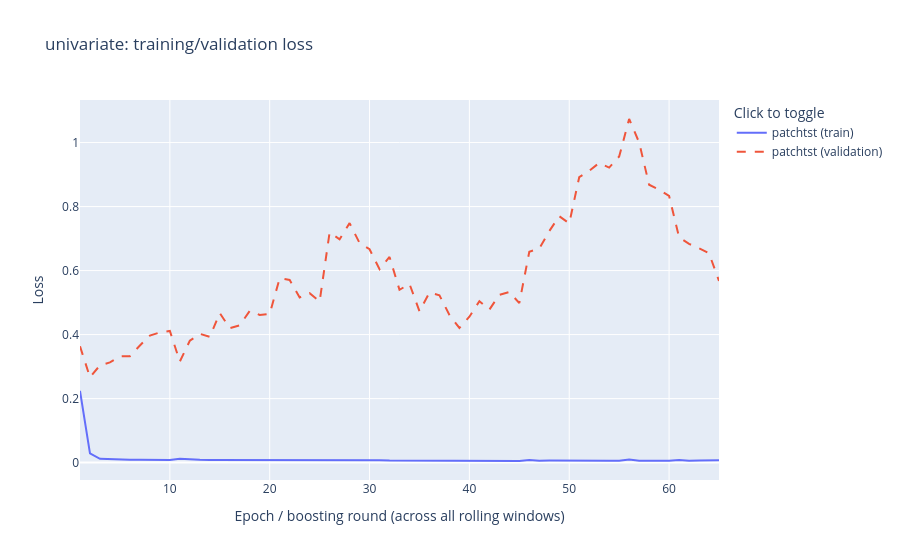

The notebook cell this image was saved under:
### Markdown cell above
**Trainings-/Validierungsverlust (Experiment 1):** nur für Modelle mit einem echten iterativen Verlust verfügbar -- PatchTST (Verlust je Epoche, über die gesamte rollierende Auswertung hinweg aneinandergereiht: Erstanpassung + jedes Warm-Start-Update). SARIMA (Maximum-Likelihood-Schätzung), Chronos (Zero-Shot) und die Baselines haben keinen vergleichbaren Verlaufswert und erscheinen hier nicht.

### Code cell
univariate_loss_fig = compare_loss_curves(univariate_results, 'univariate')
if univariate_loss_fig is not None:
    display(univariate_loss_fig)
    save_interactive_figure(univariate_loss_fig, FIGURES / f'univariate_loss_curves_{data_hash[:12]}.html')
else: print('Kein Modell in Experiment 1 mit verfuegbarer Verlustkurve.')

### Figure 1 — Plotly figure (JSON) as saved in the notebook; plotly's stock layout.template omitted (floating-point values rounded to 4 significant figures)
{"data": [{"legendgroup": "patchtst", "mode": "lines", "name": "patchtst (train)", "type": "scatter", "x": [1, 2, 3, 4, 5, 6, 7, 8, 9, 10, 11, 12, 13, 14, 15, 16, 17, 18, 19, 20, 21, 22, 23, 24, 25, 26, 27, 28, 29, 30, 31, 32, 33, 34, 35, 36, 37, 38, 39, 40, 41, 42, 43, 44, 45, 46, 47, 48, 49, 50, 51, 52, 53, 54, 55, 56, 57, 58, 59, 60, 61, 62, 63, 64, 65], "y": [0.2242, 0.02885, 0.01173, 0.01018, 0.009568, 0.009163, 0.009108, 0.008315, 0.008218, 0.008174, 0.0123, 0.009665, 0.00867, 0.00825, 0.008291, 0.008155, 0.007506, 0.007482, 0.007212, 0.007023, 0.007523, 0.006888, 0.007014, 0.006774, 0.006366, 0.008392, 0.007024, 0.00687, 0.006762, 0.006564, 0.007539, 0.006221, 0.006039, 0.006077, 0.005651, 0.007195, 0.005469, 0.005388, 0.005288, 0.005297, 0.006506, 0.00546, 0.005285, 0.005747, 0.005015, 0.008159, 0.005848, 0.00624, 0.005729, 0.005201, 0.006444, 0.005658, 0.005813, 0.005519, 0.005789, 0.009603, 0.006037, 0.006106, 0.00653, 0.0059, 0.008522, 0.005704, 0.006269, 0.006, 0.007483]}, {"legendgroup": "patchtst", "line": {"dash": "dash"}, "mode": "lines", "name": "patchtst (validation)", "type": "scatter", "x": [1, 2, 3, 4, 5, 6, 7, 8, 9, 10, 11, 12, 13, 14, 15, 16, 17, 18, 19, 20, 21, 22, 23, 24, 25, 26, 27, 28, 29, 30, 31, 32, 33, 34, 35, 36, 37, 38, 39, 40, 41, 42, 43, 44, 45, 46, 47, 48, 49, 50, 51, 52, 53, 54, 55, 56, 57, 58, 59, 60, 61, 62, 63, 64, 65], "y": [0.3635, 0.2666, 0.3039, 0.313, 0.3319, 0.3326, 0.366, 0.397, 0.4067, 0.4115, 0.3158, 0.3806, 0.4024, 0.3928, 0.4674, 0.4202, 0.4288, 0.4742, 0.4614, 0.4647, 0.5761, 0.5709, 0.5162, 0.5296, 0.5035, 0.7191, 0.6979, 0.7482, 0.6861, 0.6668, 0.6045, 0.6426, 0.5398, 0.5584, 0.473, 0.5314, 0.5229, 0.4613, 0.4207, 0.4559, 0.5041, 0.4779, 0.5244, 0.5331, 0.4985, 0.6589, 0.6688, 0.7233, 0.7701, 0.7476, 0.8917, 0.9118, 0.9362, 0.9218, 0.9563, 1.074, 1.0, 0.8683, 0.8529, 0.8333, 0.7041, 0.6833, 0.6696, 0.6541, 0.5677]}], "layout": {"legend": {"title": {"text": "Click to toggle"}}, "title": {"text": "univariate: training/validation loss"}, "xaxis": {"title": {"text": "Epoch / boosting round (across all rolling windows)"}}, "yaxis": {"title": {"text": "Loss"}}}}
